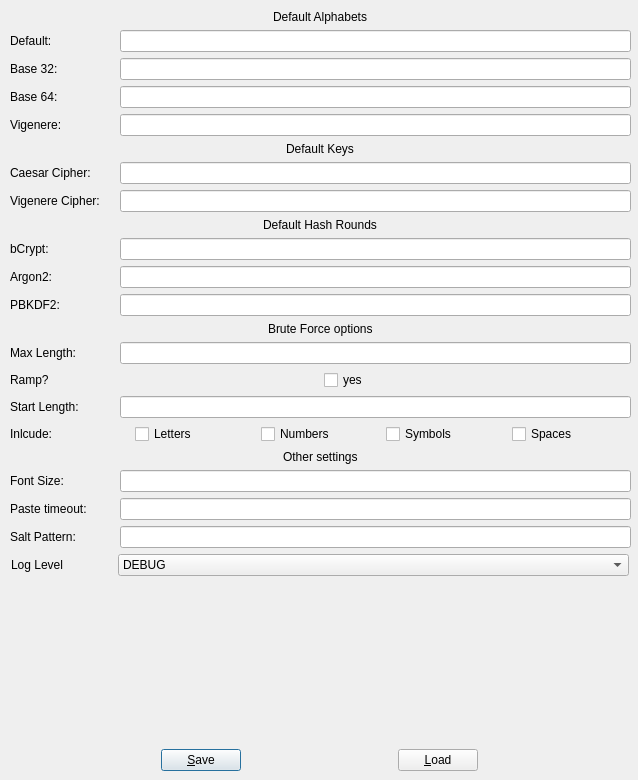
<?xml version="1.0" encoding="UTF-8"?>
<ui version="4.0">
 <class>Dialog</class>
 <widget class="QDialog" name="Dialog">
  <property name="geometry">
   <rect>
    <x>0</x>
    <y>0</y>
    <width>638</width>
    <height>780</height>
   </rect>
  </property>
  <property name="windowTitle">
   <string>Settings</string>
  </property>
  <property name="windowIcon">
   <iconset resource="resources.qrc">
    <normaloff>:/images/Configure.png</normaloff>:/images/Configure.png</iconset>
  </property>
  <widget class="QWidget" name="verticalLayoutWidget">
   <property name="geometry">
    <rect>
     <x>10</x>
     <y>10</y>
     <width>621</width>
     <height>761</height>
    </rect>
   </property>
   <layout class="QVBoxLayout" name="verticalLayout">
    <item alignment="Qt::AlignmentFlag::AlignHCenter">
     <widget class="QLabel" name="label">
      <property name="text">
       <string>Default Alphabets</string>
      </property>
     </widget>
    </item>
    <item>
     <layout class="QHBoxLayout" name="horizontalLayout_6">
      <item>
       <widget class="QLabel" name="label_6">
        <property name="text">
         <string>Default:</string>
        </property>
       </widget>
      </item>
      <item>
       <widget class="QLineEdit" name="inputAlph_Default">
        <property name="maximumSize">
         <size>
          <width>511</width>
          <height>25</height>
         </size>
        </property>
       </widget>
      </item>
     </layout>
    </item>
    <item>
     <layout class="QHBoxLayout" name="horizontalLayout_3">
      <item>
       <widget class="QLabel" name="label_3">
        <property name="text">
         <string>Base 32:</string>
        </property>
       </widget>
      </item>
      <item>
       <widget class="QLineEdit" name="inputAlph_B32">
        <property name="maximumSize">
         <size>
          <width>511</width>
          <height>25</height>
         </size>
        </property>
       </widget>
      </item>
     </layout>
    </item>
    <item>
     <layout class="QHBoxLayout" name="horizontalLayout_4">
      <item>
       <widget class="QLabel" name="label_4">
        <property name="text">
         <string>Base 64:</string>
        </property>
       </widget>
      </item>
      <item>
       <widget class="QLineEdit" name="inputAlph_B64">
        <property name="maximumSize">
         <size>
          <width>511</width>
          <height>25</height>
         </size>
        </property>
       </widget>
      </item>
     </layout>
    </item>
    <item>
     <layout class="QHBoxLayout" name="horizontalLayout_2">
      <item>
       <widget class="QLabel" name="label_2">
        <property name="text">
         <string>Vigenere:</string>
        </property>
       </widget>
      </item>
      <item>
       <widget class="QLineEdit" name="inputAlph_Vigenere">
        <property name="maximumSize">
         <size>
          <width>511</width>
          <height>25</height>
         </size>
        </property>
       </widget>
      </item>
     </layout>
    </item>
    <item alignment="Qt::AlignmentFlag::AlignHCenter">
     <widget class="QLabel" name="label_7">
      <property name="text">
       <string>Default Keys</string>
      </property>
     </widget>
    </item>
    <item>
     <layout class="QHBoxLayout" name="horizontalLayout">
      <item>
       <widget class="QLabel" name="label_8">
        <property name="text">
         <string>Caesar Cipher:</string>
        </property>
       </widget>
      </item>
      <item>
       <widget class="QLineEdit" name="inputKey_Caesar">
        <property name="maximumSize">
         <size>
          <width>511</width>
          <height>25</height>
         </size>
        </property>
       </widget>
      </item>
     </layout>
    </item>
    <item>
     <layout class="QHBoxLayout" name="horizontalLayout_7">
      <item>
       <widget class="QLabel" name="label_9">
        <property name="text">
         <string>Vigenere Cipher:</string>
        </property>
       </widget>
      </item>
      <item>
       <widget class="QLineEdit" name="inputKey_Vigenere">
        <property name="maximumSize">
         <size>
          <width>511</width>
          <height>25</height>
         </size>
        </property>
       </widget>
      </item>
     </layout>
    </item>
    <item alignment="Qt::AlignmentFlag::AlignHCenter">
     <widget class="QLabel" name="label_10">
      <property name="text">
       <string>Default Hash Rounds</string>
      </property>
     </widget>
    </item>
    <item>
     <layout class="QHBoxLayout" name="horizontalLayout_8">
      <item>
       <widget class="QLabel" name="label_11">
        <property name="text">
         <string>bCrypt:</string>
        </property>
       </widget>
      </item>
      <item>
       <widget class="QLineEdit" name="inputRound_bCrypt">
        <property name="maximumSize">
         <size>
          <width>511</width>
          <height>25</height>
         </size>
        </property>
       </widget>
      </item>
     </layout>
    </item>
    <item>
     <layout class="QHBoxLayout" name="horizontalLayout_9">
      <item>
       <widget class="QLabel" name="label_12">
        <property name="text">
         <string>Argon2:</string>
        </property>
       </widget>
      </item>
      <item>
       <widget class="QLineEdit" name="inputRound_Argon2">
        <property name="maximumSize">
         <size>
          <width>511</width>
          <height>25</height>
         </size>
        </property>
       </widget>
      </item>
     </layout>
    </item>
    <item>
     <layout class="QHBoxLayout" name="horizontalLayout_10">
      <item>
       <widget class="QLabel" name="label_13">
        <property name="text">
         <string>PBKDF2:</string>
        </property>
       </widget>
      </item>
      <item>
       <widget class="QLineEdit" name="inputRound_PBKDF2">
        <property name="maximumSize">
         <size>
          <width>511</width>
          <height>25</height>
         </size>
        </property>
       </widget>
      </item>
     </layout>
    </item>
    <item alignment="Qt::AlignmentFlag::AlignHCenter">
     <widget class="QLabel" name="label_14">
      <property name="text">
       <string>Brute Force options</string>
      </property>
     </widget>
    </item>
    <item>
     <layout class="QHBoxLayout" name="horizontalLayout_11">
      <item>
       <widget class="QLabel" name="label_15">
        <property name="text">
         <string>Max Length:</string>
        </property>
       </widget>
      </item>
      <item>
       <widget class="QLineEdit" name="inputBf_MaxLength">
        <property name="maximumSize">
         <size>
          <width>511</width>
          <height>25</height>
         </size>
        </property>
       </widget>
      </item>
     </layout>
    </item>
    <item>
     <layout class="QHBoxLayout" name="horizontalLayout_12">
      <item>
       <widget class="QLabel" name="label_16">
        <property name="text">
         <string>Ramp?</string>
        </property>
       </widget>
      </item>
      <item>
       <widget class="QCheckBox" name="inputBf_Ramp">
        <property name="text">
         <string>yes</string>
        </property>
       </widget>
      </item>
     </layout>
    </item>
    <item>
     <layout class="QHBoxLayout" name="horizontalLayout_13">
      <item>
       <widget class="QLabel" name="label_17">
        <property name="text">
         <string>Start Length:</string>
        </property>
       </widget>
      </item>
      <item>
       <widget class="QLineEdit" name="inputBf_StartLength">
        <property name="maximumSize">
         <size>
          <width>511</width>
          <height>25</height>
         </size>
        </property>
       </widget>
      </item>
     </layout>
    </item>
    <item>
     <layout class="QHBoxLayout" name="horizontalLayout_14">
      <item>
       <widget class="QLabel" name="label_18">
        <property name="text">
         <string>Inlcude:</string>
        </property>
       </widget>
      </item>
      <item>
       <widget class="QCheckBox" name="inputBf_IncludeL">
        <property name="text">
         <string>Letters</string>
        </property>
       </widget>
      </item>
      <item>
       <widget class="QCheckBox" name="inputBf_IncludeD">
        <property name="text">
         <string>Numbers</string>
        </property>
       </widget>
      </item>
      <item>
       <widget class="QCheckBox" name="inputBf_IncludeS">
        <property name="text">
         <string>Symbols</string>
        </property>
       </widget>
      </item>
      <item>
       <widget class="QCheckBox" name="inputBf_IncludeW">
        <property name="text">
         <string>Spaces</string>
        </property>
       </widget>
      </item>
     </layout>
    </item>
    <item alignment="Qt::AlignmentFlag::AlignHCenter">
     <widget class="QLabel" name="label_19">
      <property name="text">
       <string>Other settings</string>
      </property>
     </widget>
    </item>
    <item>
     <layout class="QHBoxLayout" name="horizontalLayout_15">
      <item>
       <widget class="QLabel" name="label_20">
        <property name="text">
         <string>Font Size:</string>
        </property>
       </widget>
      </item>
      <item>
       <widget class="QLineEdit" name="inputOther_FontSize">
        <property name="maximumSize">
         <size>
          <width>511</width>
          <height>25</height>
         </size>
        </property>
       </widget>
      </item>
     </layout>
    </item>
    <item>
     <layout class="QHBoxLayout" name="horizontalLayout_16">
      <item>
       <widget class="QLabel" name="label_21">
        <property name="text">
         <string>Paste timeout:</string>
        </property>
       </widget>
      </item>
      <item>
       <widget class="QLineEdit" name="inputOther_PasteTimeout">
        <property name="maximumSize">
         <size>
          <width>511</width>
          <height>25</height>
         </size>
        </property>
       </widget>
      </item>
     </layout>
    </item>
    <item>
     <layout class="QHBoxLayout" name="horizontalLayout_17">
      <item>
       <widget class="QLabel" name="label_22">
        <property name="text">
         <string>Salt Pattern:</string>
        </property>
       </widget>
      </item>
      <item>
       <widget class="QLineEdit" name="inputOther_SaltPattern">
        <property name="maximumSize">
         <size>
          <width>511</width>
          <height>25</height>
         </size>
        </property>
       </widget>
      </item>
     </layout>
    </item>
    <item>
     <layout class="QHBoxLayout" name="horizontalLayout_5">
      <item>
       <widget class="QLabel" name="label_5">
        <property name="maximumSize">
         <size>
          <width>100</width>
          <height>25</height>
         </size>
        </property>
        <property name="text">
         <string>Log Level</string>
        </property>
       </widget>
      </item>
      <item>
       <widget class="QComboBox" name="inputOther_LogLevel">
        <property name="maximumSize">
         <size>
          <width>511</width>
          <height>25</height>
         </size>
        </property>
        <item>
         <property name="text">
          <string>DEBUG</string>
         </property>
        </item>
        <item>
         <property name="text">
          <string>INFO</string>
         </property>
        </item>
        <item>
         <property name="text">
          <string>WARNING</string>
         </property>
        </item>
        <item>
         <property name="text">
          <string>ERROR</string>
         </property>
        </item>
        <item>
         <property name="text">
          <string>OFF</string>
         </property>
        </item>
       </widget>
      </item>
     </layout>
    </item>
    <item>
     <spacer name="verticalSpacer">
      <property name="orientation">
       <enum>Qt::Orientation::Vertical</enum>
      </property>
      <property name="sizeHint" stdset="0">
       <size>
        <width>20</width>
        <height>40</height>
       </size>
      </property>
     </spacer>
    </item>
    <item>
     <layout class="QHBoxLayout" name="horizontalLayout_18">
      <item>
       <widget class="QPushButton" name="btnSave">
        <property name="maximumSize">
         <size>
          <width>80</width>
          <height>25</height>
         </size>
        </property>
        <property name="text">
         <string>&amp;Save</string>
        </property>
        <property name="icon">
         <iconset resource="resources.qrc">
          <normaloff>:/images/Save.png</normaloff>:/images/Save.png</iconset>
        </property>
        <property name="shortcut">
         <string>Ctrl+S</string>
        </property>
       </widget>
      </item>
      <item>
       <widget class="QPushButton" name="btnLoad">
        <property name="maximumSize">
         <size>
          <width>80</width>
          <height>25</height>
         </size>
        </property>
        <property name="text">
         <string>&amp;Load</string>
        </property>
        <property name="icon">
         <iconset resource="resources.qrc">
          <normaloff>:/images/Load.png</normaloff>:/images/Load.png</iconset>
        </property>
        <property name="shortcut">
         <string>Ctrl+L</string>
        </property>
       </widget>
      </item>
     </layout>
    </item>
   </layout>
  </widget>
  <action name="actionSaveSettings">
   <property name="text">
    <string>SaveSettings</string>
   </property>
   <property name="shortcut">
    <string>Ctrl+S</string>
   </property>
   <property name="menuRole">
    <enum>QAction::MenuRole::NoRole</enum>
   </property>
  </action>
  <action name="actionLoadSettings">
   <property name="text">
    <string>LoadSettings</string>
   </property>
   <property name="toolTip">
    <string>LoadSettings</string>
   </property>
   <property name="shortcut">
    <string>Ctrl+L</string>
   </property>
   <property name="menuRole">
    <enum>QAction::MenuRole::NoRole</enum>
   </property>
  </action>
 </widget>
 <resources>
  <include location="resources.qrc"/>
 </resources>
 <connections>
  <connection>
   <sender>btnSave</sender>
   <signal>clicked()</signal>
   <receiver>actionSaveSettings</receiver>
   <slot>trigger()</slot>
   <hints>
    <hint type="sourcelabel">
     <x>201</x>
     <y>756</y>
    </hint>
    <hint type="destinationlabel">
     <x>-1</x>
     <y>-1</y>
    </hint>
   </hints>
  </connection>
  <connection>
   <sender>btnLoad</sender>
   <signal>clicked()</signal>
   <receiver>actionLoadSettings</receiver>
   <slot>trigger()</slot>
   <hints>
    <hint type="sourcelabel">
     <x>437</x>
     <y>756</y>
    </hint>
    <hint type="destinationlabel">
     <x>-1</x>
     <y>-1</y>
    </hint>
   </hints>
  </connection>
 </connections>
</ui>
